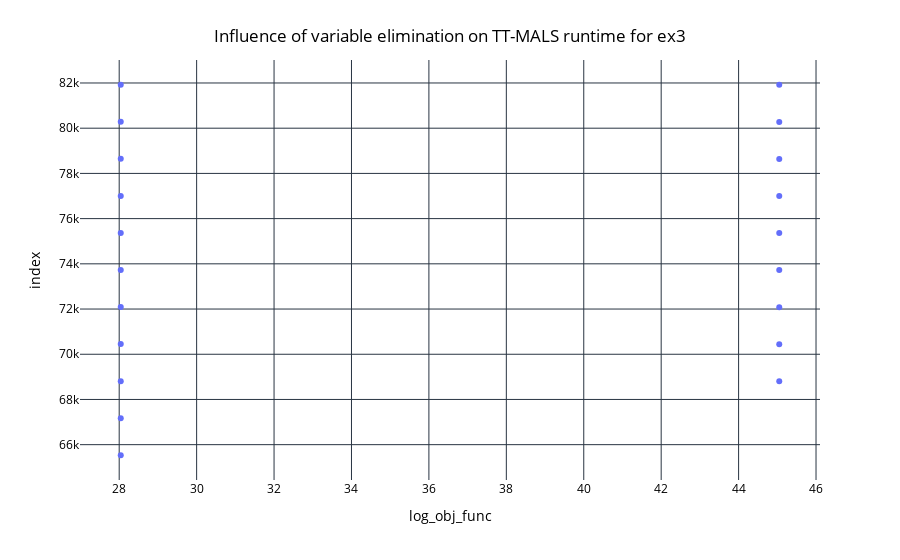

This figure's notebook cell:
### Code cell
matrix_name = "ex3"
fig = px.scatter(pg_padding_const_tile_agg_df[(pg_padding_tile_agg_df["matrix_name"] == matrix_name)], x="log_obj_func",
                   # y="padding", color='log_obj_func', # symbol="log_obj_func",
                 # color_discrete_sequence=colors, 
                 # trendline="ols", trendline_scope="overall", trendline_color_override="lime", trendline_options=dict(log_y=True),
                 # symbol="matrix_name", color_discrete_map=matrix_color_map,
              labels={
                     "tile_size": "Tile size",
                     "matrix_name": "Matrix name",
                  "reduced_variable_percentage": "Ratio of reduced variables",
                  "num_possible_tiles": "Number of possible<br>tile size choices"
                 }
              )
fig.update_layout(
    title={
        'text': "Influence of variable elimination on TT-MALS runtime for {}".format(matrix_name),
        'x':0.5,
        'xanchor': 'center',
        'yanchor': 'top'
    },
    plot_bgcolor='white',   # Plot area background color
    paper_bgcolor='white',  # Entire figure background color
    font=dict(color='black'), # Font color
    # yaxis_title=r'$\log(I^6 + rI^3 + r^2I^2)$'
)
fig.show()

### Figure 1 — Plotly figure (JSON) as saved in the notebook; plotly's stock layout.template omitted (floating-point values rounded to 4 significant figures)
{"data": [{"hovertemplate": "log_obj_func=%{x}<br>index=%{y}<extra></extra>", "legendgroup": "", "marker": {"color": "#636efa", "symbol": "circle"}, "mode": "markers", "name": "", "orientation": "h", "showlegend": false, "x": [28.04, 28.04, 45.05, 28.04, 45.05, 28.04, 45.05, 28.04, 45.05, 28.04, 45.05, 28.04, 45.05, 28.04, 45.05, 28.04, 45.05, 28.04, 45.05, 28.04], "xaxis": "x", "y": [65532, 67171, 68806, 68810, 70445, 70449, 72084, 72088, 73723, 73727, 75362, 75366, 77001, 77005, 78640, 78644, 80279, 80283, 81918, 81922], "yaxis": "y", "type": "scatter"}], "layout": {"xaxis": {"anchor": "y", "domain": [0.0, 1.0], "title": {"text": "log_obj_func"}}, "yaxis": {"anchor": "x", "domain": [0.0, 1.0], "title": {"text": "index"}}, "legend": {"tracegroupgap": 0}, "margin": {"t": 60}, "title": {"text": "Influence of variable elimination on TT-MALS runtime for ex3", "x": 0.5, "xanchor": "center", "yanchor": "top"}, "font": {"color": "black"}, "plot_bgcolor": "white", "paper_bgcolor": "white"}}
